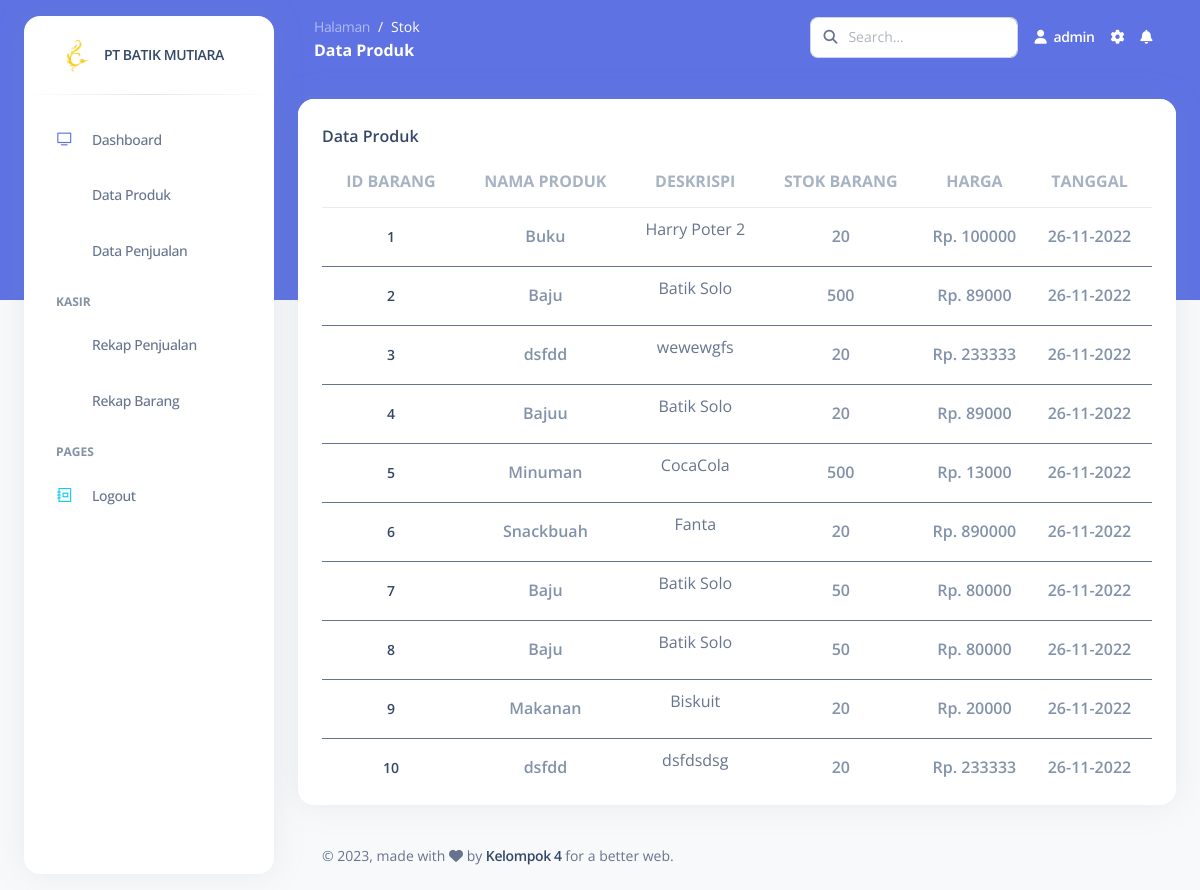
The page /pages/rekapbarang.php (signed in) on the database its author committed.
### tables this page shows
CREATE TABLE `produk` (
  `id` int(15) NOT NULL,
  `namaproduk` varchar(40) NOT NULL,
  `deskripsi` varchar(70) NOT NULL,
  `harga` int(30) NOT NULL,
  `stok` int(50) NOT NULL,
  `tanggal` timestamp NOT NULL DEFAULT current_timestamp() ON UPDATE current_timestamp()
);

### functions/functions.php (called while the page is built, shortened)
<?php
$conn = mysqli_connect("localhost", "root", "", "db_pembelian");
function query($query)
{
  global $conn;
  $result = mysqli_query($conn, $query);
  $rows = [];
  while ($row = mysqli_fetch_assoc($result)) {
    $rows[] = $row;
  }
  return $rows;
}

### pages/rekapbarang.php (the view, shortened to what this page needs)
<?php
include '../functions/functions.php';
$dataproduk = query("SELECT *FROM produk ORDER BY tanggal");
?>
<!DOCTYPE html>
<html lang="en">
<head>
  <link href="../assets/css/nucleo-icons.css" rel="stylesheet" />
  <link href="../assets/css/nucleo-svg.css" rel="stylesheet" />
  <link href="../assets/css/nucleo-svg.css" rel="stylesheet" />
  <link id="pagestyle" href="../assets/css/argon-dashboard.css?v=2.0.4" rel="stylesheet" />
</head>
<body class="g-sidenav-show   bg-gray-100">
  <aside class="sidenav bg-white navbar navbar-vertical navbar-expand-xs border-0 border-radius-xl my-3 fixed-start ms-4 " id="sidenav-main">
    <div class="sidenav-header">
      <a class="navbar-brand m-0" href=" https://demos.creative-tim.com/argon-dashboard/pages/dashboard.html " target="_blank">
        <img src="../assets/img/logo-ct-dark.png" class="navbar-brand-img h-100" alt="main_logo">
        <span class="ms-1 font-weight-bold">PT BATIK MUTIARA</span>
      </a>
    </div>
    <hr class="horizontal dark mt-0">
    <?php
    if ($_SESSION['level'] == 'admin') {
      include 'sidenavigationadmin.php';
    } else {
      include 'sidenavigationkasir.php';
    }
    ?>
  </aside>
  <main class="main-content position-relative border-radius-lg ">
    <nav class="navbar navbar-main navbar-expand-lg px-0 mx-4 shadow-none border-radius-xl " id="navbarBlur" data-scroll="false">
      <div class="container-fluid py-1 px-3">
        <nav aria-label="breadcrumb">
          <ol class="breadcrumb bg-transparent mb-0 pb-0 pt-1 px-0 me-sm-6 me-5">
            <li class="breadcrumb-item text-sm"><a class="opacity-5 text-white" href="javascript:;">Halaman</a></li>
            <li class="breadcrumb-item text-sm text-white active" aria-current="page">Stok</li>
          </ol>
          <h6 class="font-weight-bolder text-white mb-0">Data Produk</h6>
        </nav>
        <div class="collapse navbar-collapse mt-sm-0 mt-2 me-md-0 me-sm-4" id="navbar">
          <div class="ms-md-auto pe-md-3 d-flex align-items-center">
            <form action="" method="post">
              <div class="input-group">
                <button type="submit" name="cari" class="input-group-text text-body"><i class="fas fa-search" aria-hidden="true"></i></button>
                <input type="text" class="form-control" placeholder="Search..." autocomplete="off" name="keyword" autofocus>
              </div>
            </form>
          </div>
          <ul class="navbar-nav  justify-content-end">
            <li class="nav-item d-flex align-items-center">
              <a href="login.php" class="nav-link text-white font-weight-bold px-0">
                <i class="fa fa-user me-sm-1"></i>
                <span class="d-sm-inline d-none"><?php echo $_SESSION['level']; ?></span></span>
              </a>
            </li>
            <li class="nav-item px-3 d-flex align-items-center">
              <a href="javascript:;" class="nav-link text-white p-0">
                <i class="fa fa-cog fixed-plugin-button-nav cursor-pointer"></i>
              </a>
            </li>
            <li class="nav-item dropdown pe-2 d-flex align-items-center">
              <a href="javascript:;" class="nav-link text-white p-0" id="dropdownMenuButton" data-bs-toggle="dropdown" aria-expanded="false">
                <i class="fa fa-bell cursor-pointer"></i>
              </a>
            </li>
          </ul>
        </div>
      </div>
    </nav>
    <div class="container-fluid py-4">
      <div class="row">
        <div class="col-12">
          <div class="card mb-4">
            <div class="card-header pb-0">
              <h6>Data Produk</h6>
            </div>
            <div class="card-body pt-0 pb-2">
              <div class="table-responsive p-0">
                <table class="table align-items-center mb-0">
                  <thead>
                    <tr>
                      <th class="text-center text-uppercase text-secondary  font-weight-bolder opacity-7">Id Barang</th>
                      <th class="text-center text-uppercase text-secondary  font-weight-bolder opacity-7">Nama Produk</th>
                      <th class="text-center text-uppercase text-secondary  font-weight-bolder opacity-7">Deskrispi</th>
                      <th class="text-center text-uppercase text-secondary font-weight-bolder opacity-7">Stok Barang</th>
                      <th class="text-center text-uppercase text-secondary  font-weight-bolder opacity-7">Harga</th>
                      <th class="text-center text-uppercase text-secondary font-weight-bolder opacity-7">Tanggal</th>
                    </tr>
                  </thead>
                  <tbody>
                    <?php $i = 1; ?>
                    <?php foreach ($dataproduk as $row) :  ?>
                      <tr>
                        <td class="text-center">
                          <div class="d-flex flex-column justify-content-center">
                            <h5 class="mb-0 text-sm"><?= $i; ?></h5>
                          </div>
              </div>
              </td>
              <td class="align-middle text-center">
                <span class="text-secondary font-weight-bold"><?= $row["namaproduk"] ?></span>
              </td>
              <td>
                <p class="align-middle text-center "><?= $row["deskripsi"] ?></p>
              </td>
              <td class="align-middle text-center">
                <span class="text-secondary font-weight-bold"><?= $row["stok"] ?></span>
              </td>
              <td class="align-middle text-center">
                <span class="text-secondary font-weight-bold">Rp. <?= $row["harga"] ?></span>
              </td>
              <td class="align-middle text-center">
                <span class="text-secondary font-weight-bold"><?php $date =  date_create($row["tanggal"]); echo date_format($date, "d-m-Y"); ?></span>
              </td>
              </tr>
              <?php $i++; ?>
            <?php endforeach; ?>
    <footer class="footer pt-3  ">
      <div class="container-fluid">
        <div class="row align-items-center justify-content-lg-between">
          <div class="col-lg-6 mb-lg-0 mb-4">
            <div class="copyright text-center text-sm text-muted text-lg-start">
              © ,
              made with <i class="fa fa-heart"></i> by
              <a href="https://www.creative-tim.com" class="font-weight-bold" target="_blank">Kelompok 4</a>
              for a better web.
            </div>
          </div>
        </div>
      </div>
    </footer>
  </main>
</body>
</html>

### pages/sidenavigationadmin.php (shortened to what this page needs)
<div class="collapse navbar-collapse w-auto" id="sidenav-collapse-main" style="overflow: unset;">
  <ul class="navbar-nav">
    <li class="nav-item">
      <a class="nav-link " href="dashboard.php">
        <div class="icon icon-shape icon-sm border-radius-md text-center me-2 d-flex align-items-center justify-content-center">
          <i class="ni ni-tv-2 text-primary text-sm opacity-10"></i>
        </div>
        <span class="nav-link-text ms-1">Dashboard</span>
      </a>
    </li>
    <li class="nav-item">
      <a class="nav-link" href="stok.php">
        <div class="icon icon-shape icon-sm border-radius-md text-center me-2 d-flex align-items-center justify-content-center">
        </div>
        <span class="nav-link-text ms-1">Data Produk</span>
      </a>
    </li>
    <li class="nav-item">
      <a class="nav-link " href="datapesanan.php">
        <div class="icon icon-shape icon-sm border-radius-md text-center me-2 d-flex align-items-center justify-content-center">
        </div>
        <span class="nav-link-text ms-1">Data Penjualan</span>
      </a>
    </li>
    <li class="nav-item mt-3">
      <h6 class="ps-4 ms-2 text-uppercase text-xs font-weight-bolder opacity-6">KASIR</h6>
    </li>
    <li class="nav-item">
      <a class="nav-link" href="rekappenjualan.php">
        <div class="icon icon-shape icon-sm border-radius-md text-center me-2 d-flex align-items-center justify-content-center">
        </div>
        <span class="nav-link-text ms-1">Rekap Penjualan</span>
      </a>
    </li>
    <li class="nav-item">
      <a class="nav-link" href="rekapbarang.php">
        <div class="icon icon-shape icon-sm border-radius-md text-center me-2 d-flex align-items-center justify-content-center">
        </div>
        <span class="nav-link-text ms-1">Rekap Barang</span>
      </a>
    </li>
    <li class="nav-item mt-3">
      <h6 class="ps-4 ms-2 text-uppercase text-xs font-weight-bolder opacity-6">Pages</h6>
    </li>
    <li class="nav-item">
      <a class="nav-link" href="sessionlogout.php">
        <div class="icon icon-shape icon-sm border-radius-md text-center me-2 d-flex align-items-center justify-content-center">
          <i class="ni ni-collection text-info text-sm opacity-10"></i>
        </div>
        <span class="nav-link-text ms-1">Logout</span>
      </a>
    </li>
  </ul>
</div>

### assets/css/nucleo-svg.css (style rules this page uses)
.icon { display: inline-block; color: #111111; height: 1em; width: 1em; }
.icon-sm { height: 0.8em; width: 0.8em; }
.icon { fill: currentColor; stroke: none; }

### rows shown on the page
produk: namaproduk "Buku", deskripsi "Harry Poter 2", stok "20", harga "100000", tanggal "26-11-2022"
produk: namaproduk "Baju", deskripsi "Batik Solo", stok "500", harga "89000", tanggal "26-11-2022"
produk: namaproduk "dsfdd", deskripsi "wewewgfs", stok "20", harga "233333", tanggal "26-11-2022"
produk: namaproduk "Bajuu", deskripsi "Batik Solo", stok "20", harga "89000", tanggal "26-11-2022"
produk: namaproduk "Minuman", deskripsi "CocaCola", stok "500", harga "13000", tanggal "26-11-2022"
produk: namaproduk "Snackbuah", deskripsi "Fanta", stok "20", harga "890000", tanggal "26-11-2022"
produk: namaproduk "Baju", deskripsi "Batik Solo", stok "50", harga "80000", tanggal "26-11-2022"
produk: namaproduk "Baju", deskripsi "Batik Solo", stok "50", harga "80000", tanggal "26-11-2022"
produk: namaproduk "Makanan", deskripsi "Biskuit", stok "20", harga "20000", tanggal "26-11-2022"
produk: namaproduk "dsfdd", deskripsi "dsfdsdsg", stok "20", harga "233333", tanggal "26-11-2022"

### other values the page prints
$_SESSION['level'] "admin"
